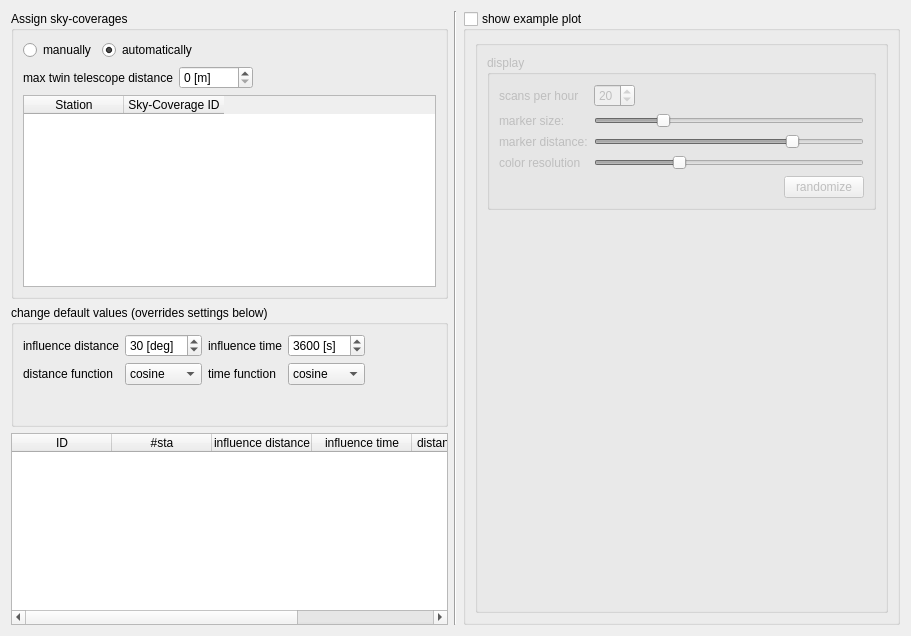
<?xml version="1.0" encoding="UTF-8"?>
<ui version="4.0">
 <class>SkyCovWidget</class>
 <widget class="QWidget" name="SkyCovWidget">
  <property name="geometry">
   <rect>
    <x>0</x>
    <y>0</y>
    <width>911</width>
    <height>636</height>
   </rect>
  </property>
  <property name="windowTitle">
   <string>Form</string>
  </property>
  <layout class="QVBoxLayout" name="verticalLayout_4">
   <item>
    <layout class="QHBoxLayout" name="horizontalLayout_2" stretch="1,0,1">
     <item>
      <layout class="QVBoxLayout" name="verticalLayout" stretch="0,0,0">
       <item>
        <widget class="QGroupBox" name="groupBox_2">
         <property name="title">
          <string>Assign sky-coverages</string>
         </property>
         <layout class="QVBoxLayout" name="verticalLayout_3">
          <item>
           <layout class="QHBoxLayout" name="horizontalLayout_3">
            <property name="topMargin">
             <number>0</number>
            </property>
            <item>
             <widget class="QRadioButton" name="radioButton_manually">
              <property name="text">
               <string>manually</string>
              </property>
             </widget>
            </item>
            <item>
             <widget class="QRadioButton" name="radioButton_distance">
              <property name="text">
               <string>automatically</string>
              </property>
              <property name="checked">
               <bool>true</bool>
              </property>
             </widget>
            </item>
            <item>
             <spacer name="horizontalSpacer_2">
              <property name="orientation">
               <enum>Qt::Horizontal</enum>
              </property>
              <property name="sizeHint" stdset="0">
               <size>
                <width>40</width>
                <height>20</height>
               </size>
              </property>
             </spacer>
            </item>
           </layout>
          </item>
          <item>
           <layout class="QHBoxLayout" name="horizontalLayout_4">
            <property name="topMargin">
             <number>0</number>
            </property>
            <item>
             <widget class="QLabel" name="label_txt">
              <property name="text">
               <string>max twin telescope distance</string>
              </property>
             </widget>
            </item>
            <item>
             <widget class="QSpinBox" name="spinBox_distance">
              <property name="suffix">
               <string> [m]</string>
              </property>
              <property name="maximum">
               <number>5000</number>
              </property>
              <property name="singleStep">
               <number>100</number>
              </property>
              <property name="value">
               <number>0</number>
              </property>
             </widget>
            </item>
            <item>
             <spacer name="horizontalSpacer_3">
              <property name="orientation">
               <enum>Qt::Horizontal</enum>
              </property>
              <property name="sizeHint" stdset="0">
               <size>
                <width>40</width>
                <height>20</height>
               </size>
              </property>
             </spacer>
            </item>
           </layout>
          </item>
          <item>
           <widget class="QTableWidget" name="tableWidget_stations">
            <property name="enabled">
             <bool>true</bool>
            </property>
            <attribute name="verticalHeaderVisible">
             <bool>false</bool>
            </attribute>
            <column>
             <property name="text">
              <string>Station</string>
             </property>
            </column>
            <column>
             <property name="text">
              <string>Sky-Coverage ID</string>
             </property>
            </column>
           </widget>
          </item>
          <item>
           <spacer name="verticalSpacer">
            <property name="orientation">
             <enum>Qt::Vertical</enum>
            </property>
            <property name="sizeHint" stdset="0">
             <size>
              <width>20</width>
              <height>0</height>
             </size>
            </property>
           </spacer>
          </item>
         </layout>
        </widget>
       </item>
       <item>
        <widget class="QGroupBox" name="groupBox">
         <property name="title">
          <string>change default values (overrides settings below)</string>
         </property>
         <layout class="QVBoxLayout" name="verticalLayout_6" stretch="1,0">
          <item>
           <layout class="QGridLayout" name="gridLayout">
            <item row="1" column="2">
             <widget class="QLabel" name="label_3">
              <property name="text">
               <string>time function</string>
              </property>
             </widget>
            </item>
            <item row="0" column="2">
             <widget class="QLabel" name="label">
              <property name="text">
               <string>influence time</string>
              </property>
             </widget>
            </item>
            <item row="0" column="0">
             <widget class="QLabel" name="label_2">
              <property name="text">
               <string>influence distance</string>
              </property>
             </widget>
            </item>
            <item row="1" column="3">
             <widget class="QComboBox" name="comboBox_skyCoverageTimeType">
              <item>
               <property name="text">
                <string>cosine</string>
               </property>
              </item>
              <item>
               <property name="text">
                <string>linear</string>
               </property>
              </item>
              <item>
               <property name="text">
                <string>constant</string>
               </property>
              </item>
             </widget>
            </item>
            <item row="0" column="3">
             <widget class="QSpinBox" name="influenceTimeSpinBox">
              <property name="suffix">
               <string> [s]</string>
              </property>
              <property name="maximum">
               <number>7200</number>
              </property>
              <property name="singleStep">
               <number>300</number>
              </property>
              <property name="value">
               <number>3600</number>
              </property>
             </widget>
            </item>
            <item row="0" column="1">
             <widget class="QDoubleSpinBox" name="influenceDistanceDoubleSpinBox">
              <property name="suffix">
               <string> [deg]</string>
              </property>
              <property name="decimals">
               <number>0</number>
              </property>
              <property name="maximum">
               <double>180.000000000000000</double>
              </property>
              <property name="singleStep">
               <double>5.000000000000000</double>
              </property>
              <property name="value">
               <double>30.000000000000000</double>
              </property>
             </widget>
            </item>
            <item row="1" column="0">
             <widget class="QLabel" name="label_4">
              <property name="text">
               <string>distance function</string>
              </property>
             </widget>
            </item>
            <item row="1" column="1">
             <widget class="QComboBox" name="comboBox_skyCoverageDistanceType">
              <item>
               <property name="text">
                <string>cosine</string>
               </property>
              </item>
              <item>
               <property name="text">
                <string>linear</string>
               </property>
              </item>
              <item>
               <property name="text">
                <string>constant</string>
               </property>
              </item>
             </widget>
            </item>
            <item row="0" column="4">
             <spacer name="horizontalSpacer">
              <property name="orientation">
               <enum>Qt::Horizontal</enum>
              </property>
              <property name="sizeHint" stdset="0">
               <size>
                <width>40</width>
                <height>20</height>
               </size>
              </property>
             </spacer>
            </item>
           </layout>
          </item>
          <item>
           <spacer name="verticalSpacer_2">
            <property name="orientation">
             <enum>Qt::Vertical</enum>
            </property>
            <property name="sizeHint" stdset="0">
             <size>
              <width>20</width>
              <height>0</height>
             </size>
            </property>
           </spacer>
          </item>
         </layout>
        </widget>
       </item>
       <item>
        <widget class="QTableWidget" name="tableWidget_sky_cov">
         <attribute name="verticalHeaderVisible">
          <bool>false</bool>
         </attribute>
         <column>
          <property name="text">
           <string>ID</string>
          </property>
         </column>
         <column>
          <property name="text">
           <string>#sta</string>
          </property>
         </column>
         <column>
          <property name="text">
           <string>influence distance</string>
          </property>
         </column>
         <column>
          <property name="text">
           <string>influence time</string>
          </property>
         </column>
         <column>
          <property name="text">
           <string>distance function</string>
          </property>
         </column>
         <column>
          <property name="text">
           <string>time function</string>
          </property>
         </column>
        </widget>
       </item>
      </layout>
     </item>
     <item>
      <widget class="Line" name="line">
       <property name="orientation">
        <enum>Qt::Vertical</enum>
       </property>
      </widget>
     </item>
     <item>
      <widget class="QGroupBox" name="groupBox_3">
       <property name="title">
        <string>show example plot</string>
       </property>
       <property name="checkable">
        <bool>true</bool>
       </property>
       <property name="checked">
        <bool>false</bool>
       </property>
       <layout class="QVBoxLayout" name="verticalLayout_2">
        <item>
         <widget class="QGroupBox" name="groupBox_example">
          <property name="title">
           <string/>
          </property>
          <property name="flat">
           <bool>false</bool>
          </property>
          <layout class="QVBoxLayout" name="verticalLayout_5">
           <item>
            <layout class="QVBoxLayout" name="verticalLayout_54">
             <item>
              <widget class="QGroupBox" name="groupBox_5">
               <property name="whatsThis">
                <string>&lt;html&gt;&lt;head/&gt;&lt;body&gt;&lt;p&gt;&lt;span style=&quot; font-size:11pt; font-weight:600;&quot;&gt;Visual example&lt;/span&gt;&lt;span style=&quot; font-size:11pt;&quot;&gt; how the &lt;/span&gt;&lt;span style=&quot; font-size:11pt; font-weight:600;&quot;&gt;sky-coverage&lt;/span&gt;&lt;span style=&quot; font-size:11pt;&quot;&gt; could look like. &lt;/span&gt;&lt;/p&gt;&lt;p&gt;&lt;span style=&quot; font-size:11pt; font-weight:600; color:#ff0000;&quot;&gt;Red dots&lt;/span&gt;&lt;span style=&quot; font-size:11pt;&quot;&gt; mark observations.&lt;/span&gt;&lt;/p&gt;&lt;p&gt;&lt;span style=&quot; font-size:11pt; color:#000000;&quot;&gt;Dark blue&lt;/span&gt;&lt;span style=&quot; font-size:11pt;&quot;&gt; means the &lt;/span&gt;&lt;span style=&quot; font-size:11pt; font-weight:600;&quot;&gt;sky-coverage is fully saturated&lt;/span&gt;&lt;span style=&quot; font-size:11pt;&quot;&gt; in this area.&lt;/span&gt;&lt;/p&gt;&lt;p&gt;&lt;span style=&quot; font-size:11pt; color:#000000;&quot;&gt;Yellow&lt;/span&gt;&lt;span style=&quot; font-size:11pt;&quot;&gt; means those are the &lt;/span&gt;&lt;span style=&quot; font-size:11pt; font-weight:600;&quot;&gt;most preferred areas for a next scan&lt;/span&gt;&lt;span style=&quot; font-size:11pt;&quot;&gt;. &lt;/span&gt;&lt;/p&gt;&lt;p&gt;&lt;br/&gt;&lt;/p&gt;&lt;p&gt;&lt;span style=&quot; font-size:11pt; font-weight:600;&quot;&gt;This is only a visual example to understand the settings selected at the left side!&lt;/span&gt;&lt;/p&gt;&lt;p&gt;&lt;br/&gt;&lt;/p&gt;&lt;p&gt;&lt;span style=&quot; font-size:11pt;&quot;&gt;You can set the expected number of scans per hour and randomize new observations to get a clearer picture. &lt;/span&gt;&lt;/p&gt;&lt;p&gt;&lt;br/&gt;&lt;/p&gt;&lt;/body&gt;&lt;/html&gt;</string>
               </property>
               <property name="title">
                <string>display</string>
               </property>
               <layout class="QVBoxLayout" name="verticalLayout_52">
                <item>
                 <layout class="QFormLayout" name="formLayout_10">
                  <item row="0" column="0">
                   <widget class="QLabel" name="label_45">
                    <property name="text">
                     <string>scans per hour</string>
                    </property>
                   </widget>
                  </item>
                  <item row="0" column="1">
                   <layout class="QHBoxLayout" name="horizontalLayout_30">
                    <item>
                     <widget class="QSpinBox" name="spinBox_skyCoverageTemplateRandomObservations">
                      <property name="toolTip">
                       <string>assumed number of scans per hour</string>
                      </property>
                      <property name="statusTip">
                       <string>assumed number of scans per hour</string>
                      </property>
                      <property name="minimum">
                       <number>1</number>
                      </property>
                      <property name="value">
                       <number>20</number>
                      </property>
                     </widget>
                    </item>
                    <item>
                     <spacer name="horizontalSpacer_13">
                      <property name="orientation">
                       <enum>Qt::Horizontal</enum>
                      </property>
                      <property name="sizeHint" stdset="0">
                       <size>
                        <width>40</width>
                        <height>20</height>
                       </size>
                      </property>
                     </spacer>
                    </item>
                   </layout>
                  </item>
                  <item row="1" column="0">
                   <widget class="QLabel" name="label_46">
                    <property name="text">
                     <string>marker size:</string>
                    </property>
                   </widget>
                  </item>
                  <item row="1" column="1">
                   <widget class="QSlider" name="horizontalSlider_skyCoverageMarkerSize">
                    <property name="toolTip">
                     <string>adjust marker size</string>
                    </property>
                    <property name="statusTip">
                     <string>adjust marker size</string>
                    </property>
                    <property name="minimum">
                     <number>1</number>
                    </property>
                    <property name="maximum">
                     <number>50</number>
                    </property>
                    <property name="value">
                     <number>13</number>
                    </property>
                    <property name="sliderPosition">
                     <number>13</number>
                    </property>
                    <property name="orientation">
                     <enum>Qt::Horizontal</enum>
                    </property>
                    <property name="tickPosition">
                     <enum>QSlider::NoTicks</enum>
                    </property>
                   </widget>
                  </item>
                  <item row="2" column="0">
                   <widget class="QLabel" name="label_43">
                    <property name="text">
                     <string>marker distance:</string>
                    </property>
                   </widget>
                  </item>
                  <item row="2" column="1">
                   <widget class="QSlider" name="horizontalSlider_skyCoverageMarkerDistance">
                    <property name="toolTip">
                     <string>adjust marker distance</string>
                    </property>
                    <property name="statusTip">
                     <string>adjust marker distance</string>
                    </property>
                    <property name="minimum">
                     <number>10</number>
                    </property>
                    <property name="maximum">
                     <number>50</number>
                    </property>
                    <property name="singleStep">
                     <number>10</number>
                    </property>
                    <property name="pageStep">
                     <number>1</number>
                    </property>
                    <property name="value">
                     <number>40</number>
                    </property>
                    <property name="orientation">
                     <enum>Qt::Horizontal</enum>
                    </property>
                   </widget>
                  </item>
                  <item row="3" column="0">
                   <widget class="QLabel" name="label_47">
                    <property name="text">
                     <string>color resolution</string>
                    </property>
                   </widget>
                  </item>
                  <item row="3" column="1">
                   <widget class="QSlider" name="horizontalSlider_skyCoverageColorResultion">
                    <property name="toolTip">
                     <string>adjust color resolution</string>
                    </property>
                    <property name="statusTip">
                     <string>adjust color resolution</string>
                    </property>
                    <property name="minimum">
                     <number>2</number>
                    </property>
                    <property name="maximum">
                     <number>64</number>
                    </property>
                    <property name="value">
                     <number>21</number>
                    </property>
                    <property name="orientation">
                     <enum>Qt::Horizontal</enum>
                    </property>
                   </widget>
                  </item>
                 </layout>
                </item>
                <item>
                 <layout class="QHBoxLayout" name="horizontalLayout_81">
                  <item>
                   <spacer name="horizontalSpacer_18">
                    <property name="orientation">
                     <enum>Qt::Horizontal</enum>
                    </property>
                    <property name="sizeHint" stdset="0">
                     <size>
                      <width>40</width>
                      <height>20</height>
                     </size>
                    </property>
                   </spacer>
                  </item>
                  <item>
                   <widget class="QPushButton" name="pushButton_skyCoverageTemplateRandom">
                    <property name="toolTip">
                     <string>randomize observations</string>
                    </property>
                    <property name="statusTip">
                     <string>randomize observations</string>
                    </property>
                    <property name="text">
                     <string>randomize</string>
                    </property>
                   </widget>
                  </item>
                 </layout>
                </item>
               </layout>
              </widget>
             </item>
             <item>
              <spacer name="verticalSpacer_12">
               <property name="orientation">
                <enum>Qt::Vertical</enum>
               </property>
               <property name="sizeHint" stdset="0">
                <size>
                 <width>20</width>
                 <height>40</height>
                </size>
               </property>
              </spacer>
             </item>
            </layout>
           </item>
          </layout>
         </widget>
        </item>
       </layout>
      </widget>
     </item>
    </layout>
   </item>
  </layout>
 </widget>
 <resources/>
 <connections>
  <connection>
   <sender>groupBox_3</sender>
   <signal>clicked(bool)</signal>
   <receiver>groupBox_example</receiver>
   <slot>setVisible(bool)</slot>
   <hints>
    <hint type="sourcelabel">
     <x>554</x>
     <y>24</y>
    </hint>
    <hint type="destinationlabel">
     <x>554</x>
     <y>53</y>
    </hint>
   </hints>
  </connection>
  <connection>
   <sender>radioButton_distance</sender>
   <signal>toggled(bool)</signal>
   <receiver>label_txt</receiver>
   <slot>setVisible(bool)</slot>
   <hints>
    <hint type="sourcelabel">
     <x>169</x>
     <y>55</y>
    </hint>
    <hint type="destinationlabel">
     <x>169</x>
     <y>82</y>
    </hint>
   </hints>
  </connection>
  <connection>
   <sender>radioButton_distance</sender>
   <signal>toggled(bool)</signal>
   <receiver>spinBox_distance</receiver>
   <slot>setVisible(bool)</slot>
   <hints>
    <hint type="sourcelabel">
     <x>192</x>
     <y>51</y>
    </hint>
    <hint type="destinationlabel">
     <x>229</x>
     <y>83</y>
    </hint>
   </hints>
  </connection>
  <connection>
   <sender>radioButton_distance</sender>
   <signal>toggled(bool)</signal>
   <receiver>tableWidget_stations</receiver>
   <slot>setHidden(bool)</slot>
   <hints>
    <hint type="sourcelabel">
     <x>118</x>
     <y>55</y>
    </hint>
    <hint type="destinationlabel">
     <x>124</x>
     <y>160</y>
    </hint>
   </hints>
  </connection>
  <connection>
   <sender>radioButton_distance</sender>
   <signal>toggled(bool)</signal>
   <receiver>tableWidget_sky_cov</receiver>
   <slot>setHidden(bool)</slot>
   <hints>
    <hint type="sourcelabel">
     <x>138</x>
     <y>56</y>
    </hint>
    <hint type="destinationlabel">
     <x>162</x>
     <y>447</y>
    </hint>
   </hints>
  </connection>
 </connections>
</ui>
